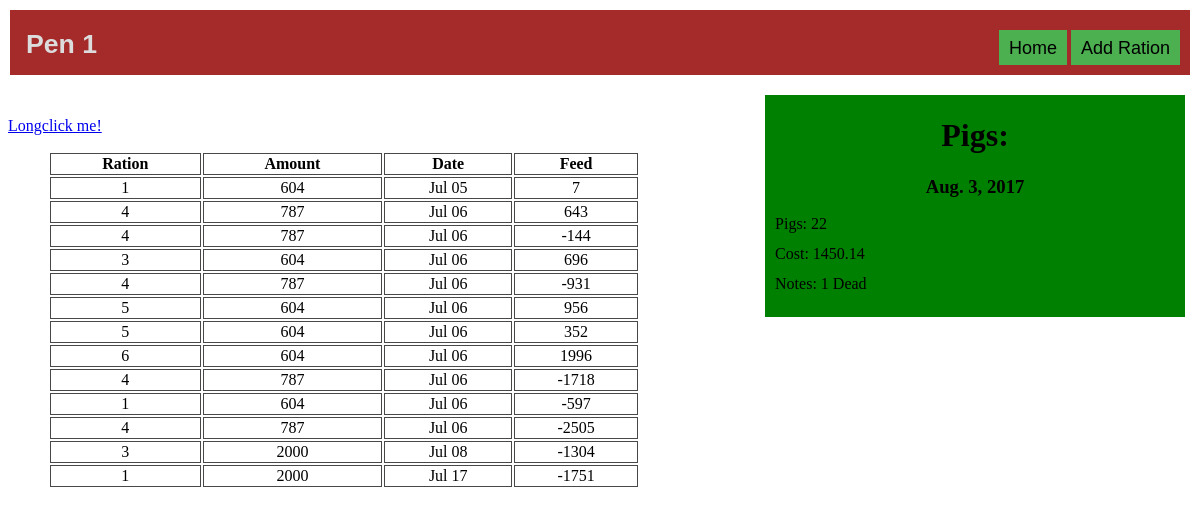
/pigs/pen1/ (signed in), run on an earlier commit of the app's database.
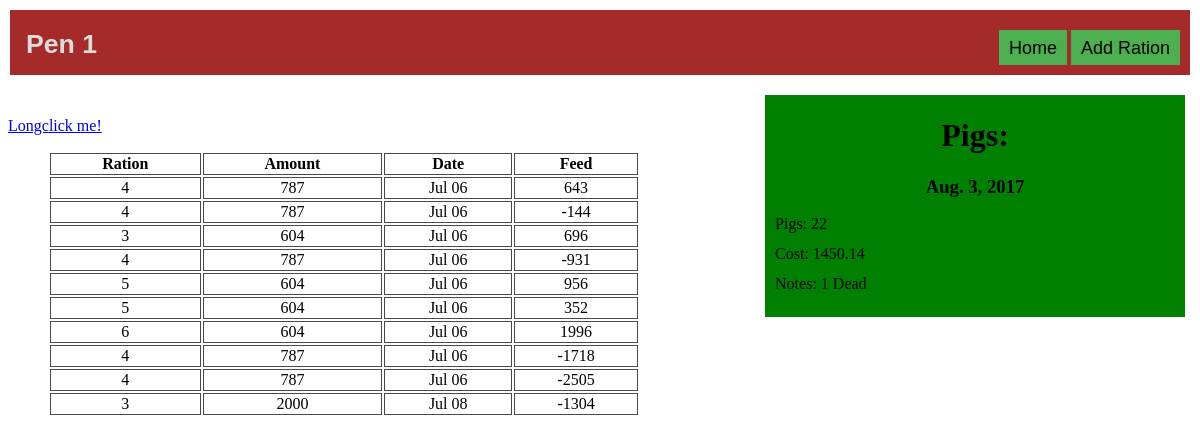
And on a later commit of the database.
### pigs/models.py (models this page shows, shortened)
class Pigsinpen(models.Model):
    pigpen = models.ForeignKey(Pigpen,on_delete=models.CASCADE)
    pigs = models.PositiveIntegerField()
    pig_cost_total = models.DecimalField(max_digits=6,decimal_places=2)
    date = models.DateTimeField()
    notes = models.CharField(max_length = 300,blank=True,null = True)

class Pigpen(models.Model):
    pen = models.CharField(max_length=2)
    def __str__(self):
        return self.pen

class pigration(models.Model):
    pigpen = models.ForeignKey(Pigpen, on_delete= models.CASCADE)
    ration = models.ForeignKey(Ration, on_delete=models.CASCADE)
    pigsinapen = models.CharField(max_length=4)
    ration_amount = models.IntegerField()
    date = models.DateTimeField(blank=True)

class Ration(models.Model):
    ration_text = models.CharField(max_length=15)
    ration_price = models.DecimalField(max_digits=19,decimal_places=4)
    feed_per_pig = models.CharField(max_length=3,default = 55)
    milo = models.CharField(max_length=4)
    sbm = models.CharField(max_length=4)
    dynamin = models.CharField(max_length=3,default = 0)
    pigpak = models.CharField(max_length=3,default = 0)
    sixtyeighty = models.CharField(max_length=3,default = 0)
    control = models.CharField(max_length=3,default = 0)
    optimax = models.CharField(max_length=3,default = 0)
    molderase = models.CharField(max_length=3,default = 0)
    hitpork = models.CharField(max_length=3,default = 0)
    oats = models.CharField(max_length=3,default = 0)
    sowonehundred = models.CharField(max_length=3,default = 0)
    porkperformance = models.CharField(max_length=3,default = 0)
    safeguard = models.CharField(max_length=3,default = 0)
    spicepak = models.CharField(max_length=3,default = 0)
    def __str__(self):
        return self.ration_text

### pigs/views.py (the view)
# urls.py: url(r'^pen(?P<pk>[0-9]+)/$', views.penview.as_view(), name = 'pen'),
class penview(LoginRequiredMixin, generic.DetailView):
    model = Pigpen
    template_name = 'pigs/penview.html'
    def get_context_data(self, **kwargs):
        context = super().get_context_data(**kwargs)
        context['pens'] = Pigpen.objects.all()
        context['latestpigs'] = getlatestpigchange(self.kwargs['pk'],1)
        return context

### pigs/templatetags/appfilters.py (called while the page is built)
@register.simple_tag
def getfeed(ration,pigpen,inpen,date):
    rat = pigration.objects.filter(pigpen=pigpen).filter(ration=ration).filter(date__lte=date).aggregate(Sum('ration_amount'))
    feed = rat['ration_amount__sum']
    amount = int(Ration.objects.values_list('feed_per_pig', flat = True).get(ration_text=ration))
    try:
        pigs = int(Pigsinpen.objects.filter(pigpen=pigpen).filter(id=inpen).values_list('pigs', flat =True).latest('date'))
    except:
        pigs = 0
    return amount*pigs-feed

### pigs/views.py (called while the page is built)
def getlatestpigchange(pigpen,number):
    try:
        latestpigs = Pigsinpen.objects.values('id','pigs','pig_cost_total','date','notes').filter(pigpen=pigpen).order_by('-date')[:number]
    except:
        latestpigs = '0'
    return latestpigs

### pigs/templates/pigs/penview.html (shortened to what this page needs)
﻿<!DOCTYPE html>
{% load static %}
{% load appfilters %}
<link rel="stylesheet" type="text/css" href="{% static 'pigs/penviewstyles.css'%}" />
<link rel="stylesheet" type="text/css" href="{% static 'pigs/Generalstyles.css' %}" />
<link rel="stylesheet" href="https://cdnjs.cloudflare.com/ajax/libs/font-awesome/4.7.0/css/font-awesome.min.css">
<html lang="en" xmlns="http://www.w3.org/1999/xhtml">
<head>
</head>
<body>
<p><a href="http://www.google.com/">Longclick me!</a></p>
    <div class="sidebar col-4 col-m-3">
        <a class="col-3 col-m-3 nostyle" href="{%url 'pigs:pigsforpen' pigpen %}"><h1>Pigs:</h1></a>
        {% for pig in latestpigs %}
            <a class="nostyle" id="rightclick" href="{%url 'pigs:updatepigs' pigpen pig.id %}" >
                <h3>{{pig.date|date}}</h3>
                <p>Pigs: {{pig.pigs}}</p>
                <p class="sidebarp">Cost: {{pig.pig_cost_total}}</p>
                {%if pig.notes%}
                <p class="sidebarp sidebarphover">Notes: {{pig.notes}}</p>{%endif%}
                </a>
            {%empty%}
            <h3><a class="nostyle" href="{% url 'pigs:deletepig' pigpen %}">Clean out Pen?</a></h3>
            <h3><a class="nopigs" href="{% url 'pigs:addpigs' pigpen %}">Click to add pigs.</a></h3>
            {%endfor%}
        </div>
        <div class="content">
            <div class="header">
                <div class="dropdown">
                    <button class="headerdropbtn"><h1 id="pen">Pen {{pigpen}}</h1></button>
                </div>
                <div class="headerbuttons">
                    <button class="dropbtn"><a class="nostyle" href="{% url 'pigs:index' %}">Home</a></button>
                    <button class="dropbtn"><a class="nostyle" href="{% url 'pigs:addration' pigpen %}">Add Ration</a></button>
                </div>
            </div>
            <table class="col-6 col-m-6 col-s-10 sortable">
                <tr>
                    <th class="col-s-3">Ration</th>
                    <th class="col-s-3">Amount</th>
                    <th class="col-m-3 col-s-3">Date</th>
                    <th class="col-s-3">Feed</th>
                </tr>
                {% for pig in pigpen.pigration_set.all %}
                <tr>
                    <td><a href="{% url 'pigs:updateration' pig.pigpen pig.id %}">{{pig.ration}}</a></td>
                    <td><a href="{% url 'pigs:updateration' pig.pigpen pig.id %}">{{pig.ration_amount}}</a></td>
                    <td><a href="{% url 'pigs:updateration' pig.pigpen pig.id %}">{{pig.date|date:'M'}} {{pig.date|date:'d'}}</a></td>
                    {% getfeed pig.ration pig.pigpen pig.pigsinapen pig.date as feed %}
                    <td><a href="{% url 'pigs:updateration' pig.pigpen pig.id %}">{{feed}}</a></td>
                </tr>
                {%endfor%}
            </table>
        </div>
</body>
</html>

### pigs/static/pigs/penviewstyles.css (style rules this page uses)
@media only screen and (min-width: 400px) { table { margin-left:30px; } }
@media only screen and (min-width: 768px) { table { margin-left:40px; } }
.sidebar { background:green; top:95px; padding:1px 10px 10px 10px; position:fixed; right:15px; z-index:100; }
.sidebar h1 { text-align:center; }
.sidebar p { line-height:14px; }
.sidebar a { color:black; }
.sidebar h3 { text-align:center; }
.sidebarp { white-space:nowrap; }
.header { position:fixed; background:brown; color:white; right:10px; left:10px; top:10px; padding:0 10px 0 10px; height:65px; z-index:99; }
.header h1 { position:relative; top:10px; line-height:10px; color:gainsboro; }
.headerdropbtn { background-color:brown; border:none; }
#rightclick table, th, td { border:1px solid #4a4747; cursor:default; font-size:1em; }
td a { display: block; text-align:center; padding:0; text-decoration: none; color:black; }
.headerbuttons { text-align:right; position:fixed; top:30px; z-index:99; right:20px; }
.dropbtn { background-color: #4CAF50; color: white; padding:10px; line-height:10px; height:35px; font-size: 18px; border: none; cursor: pointer; }
.dropdown { position: relative; display: inline-block; transition:ease-in-out; }
.dropbtn a { color:white; }

### pigs/static/pigs/Generalstyles.css (style rules this page uses)
@media screen and (min-width: 768px) { .col-3 { width: 25%; } }
@media screen and (min-width: 768px) { .col-4 { width: 33.33%; } }
@media screen and (min-width: 768px) { .col-6 { width: 50%; } }
a.nostyle { text-decoration:none; color:black; cursor:pointer; }

What changed in the data, as far as the page shows it:
removed pigration: ration "1", ration_amount "604", date "Jul", date "05", feed "7"
removed pigration: ration "1", ration_amount "604", date "Jul", date "06", feed "-597"
removed pigration: ration "1", ration_amount "2000", date "Jul", date "17", feed "-1751"
